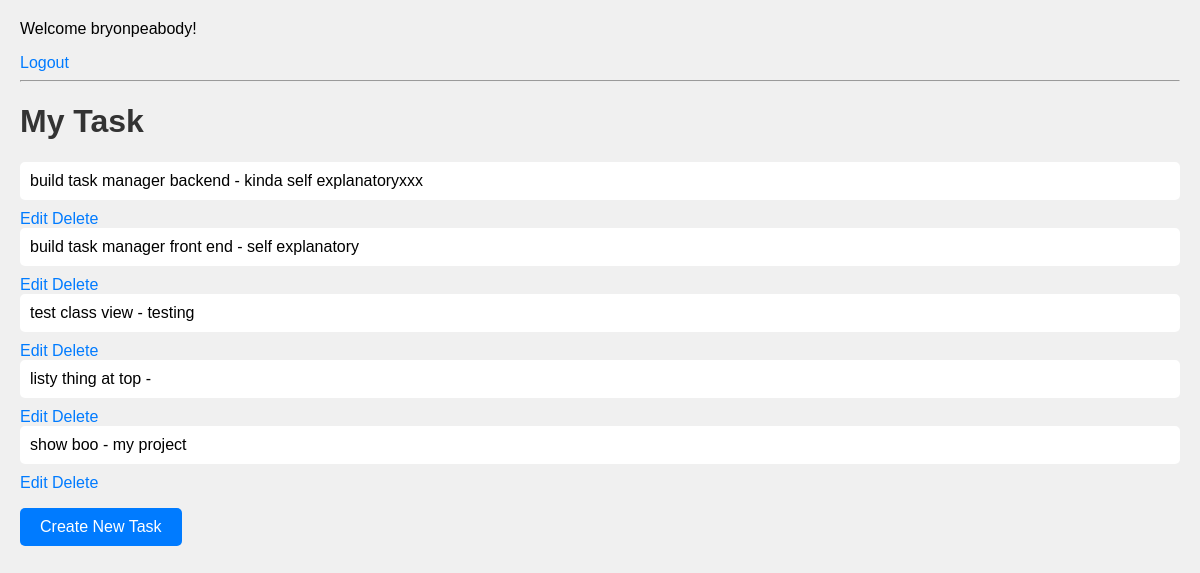
Page /tasks/ (signed in) on the committed database.
### tasks/models.py (models this page shows, shortened)
class Task(models.Model):
    title = models.CharField(max_length=200)
    description = models.TextField(blank=True)
    is_complete = models.BooleanField(default=False)
    created_at = models.DateTimeField(auto_now_add=True)

### tasks/views.py (the view)
# urls.py: path('', views.task_list, name='task-list'),
@login_required
def task_list(request):
    tasks = Task.objects.all()
    return render(request, 'tasks/task_list.html', {'tasks': tasks})

### tasks/templates/tasks/task_list.html (shortened to what this page needs)
{% extends 'base.html' %}
{% block content %}
    <h1>My Task</h1>
    <ul>
        {% for task in tasks %}
            <li>{{task.title}} - {{task.description}}</li>
            <a href="{% url 'update-task' task.id %}">Edit</a>
            <a href="{% url 'delete-task' task.id %}">Delete</a>
        {% empty %}
            <li> no tasks found. </li>
        {% endfor %}
    </ul>
<p><a href="{% url 'create-task' %}" class="button-link">Create New Task</a></p>
{% endblock %}

### tasks/templates/base.html (shortened to what this page needs)
<!DOCTYPE html>
<html lang="en">
{% load static %}
<head>
    <link rel="stylesheet" href="{% static 'tasks/style.css' %}">
</head>
<body>
    {%if user.is_authenticated %}
        <p>Welcome {{user.username}}!</p>
        <a href="{%url 'logout'%}">Logout</a>
    {%else%}
        <a href="{%url 'login'%}">Login</a>
        <a href="{%url 'register'%}">Register</a>
    {%endif%}
<hr>
{% block content %}
{% endblock %}
</body>
</html>

### tasks/static/tasks/style.css (style rules this page uses)
body { font-family: Arial, sans-serif; margin: 20px; background-color: #f0f0f0; }
h1 { color: #333333; }
ul { list-style-type: none; padding: 0; }
li { background: white; margin-bottom: 10px; padding: 10px; border-radius: 5px; }
a { text-decoration: none; color: #007BFF; }
.button-link { display: inline-block; padding: 10px 20px; background-color: #007BFF; color: white; text-decoration: none; border-radius: 5px; }

### rows in the picture
Task: title "build task manager backend", description "kinda self explanatoryxxx"
Task: title "build task manager front end", description "self explanatory"
Task: title "test class view", description "testing"
Task: title "listy thing at top"
Task: title "show boo", description "my project"

### other values in the picture
{{ user.username }} "bryonpeabody"
